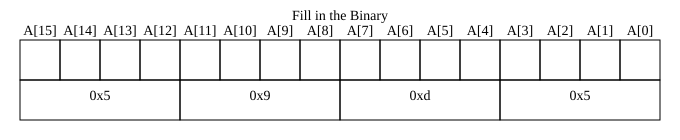

Reproduce this figure in Python.
import svgwrite
import random

def draw_binary_row(dwg, num_boxes,y, box_size = 40,margin=20, text_height=20, text_label = "A", text = True, fill_random_digit = False):
    for i in range(num_boxes):
        x = margin + i * box_size

        dwg.add(dwg.rect(
            insert=(x, y),
            size=(box_size, box_size),
            fill="none",
            stroke="black"
        ))

        if(text):
            dwg.add(dwg.text(
                f"{text_label}{num_boxes-1-i}{"]" if "[" in text_label else ""}",
                insert=(x + box_size / 2, y - 5),
                text_anchor="middle",
                font_size=14
            ))
        
        if fill_random_digit:
            dwg.add(dwg.text(
                f"{random.randint(0,1)}",
                insert=(x + box_size / 2, y + box_size/2),
                text_anchor="middle",
                font_size=14
            ))

def draw_hex_row(dwg, num_boxes,y, box_size = 40,margin=20, fill_random_digit = False):
    import math

    for i in range(math.ceil(num_boxes / 4)):
        x = margin + i * (box_size*4)

        dwg.add(dwg.rect(
            insert=(x, y),
            size=(box_size*4, box_size),
            fill="none",
            stroke="black"
        ))

        if fill_random_digit:
            dwg.add(dwg.text(
                f"{hex(random.randint(0,15))}",
                insert=(x + box_size * 2, y + box_size/2),
                text_anchor="middle",
                font_size=14
            ))

HEX_TO_BIN = True
num_boxes = 16            
box_size = 40             
margin = 20
text_height = 20

width = margin * 2 + num_boxes * box_size
height = margin * 2 + box_size*2 + text_height

dwg = svgwrite.Drawing("outputs/lec0-1/q5.svg", size=(width, height))

dwg.add(dwg.text(
        f"Fill in the {"Binary" if HEX_TO_BIN else "Hexidecimal"}",
        insert=(width/2, margin),
        text_anchor="middle",
        font_size=14
    ))


draw_binary_row(dwg,num_boxes,y = margin + text_height, box_size=box_size,margin=margin,text_label="A[",text_height=text_height, fill_random_digit = not HEX_TO_BIN)

draw_hex_row(dwg,num_boxes,y=margin+text_height+box_size,box_size=box_size,margin=margin, fill_random_digit = HEX_TO_BIN)

dwg.save()
print("Saved as q5.svg")
